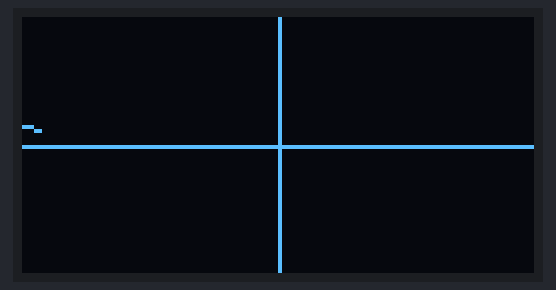
Bench run of a sketch on a simulated Arduino Uno, built with avr-gcc and run on an emulated ATmega328P. Shown: 128×64 one-colour display. The display library's start-up logo is not drawn.

Above: at 2.1 s.
At 2.5 s:
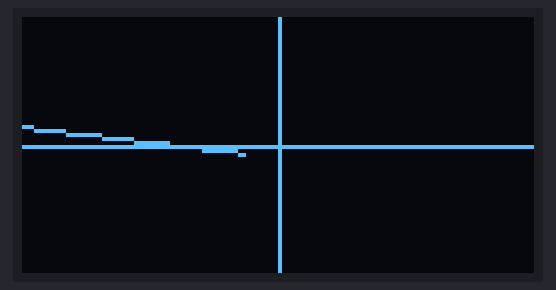
At 2.9 s:
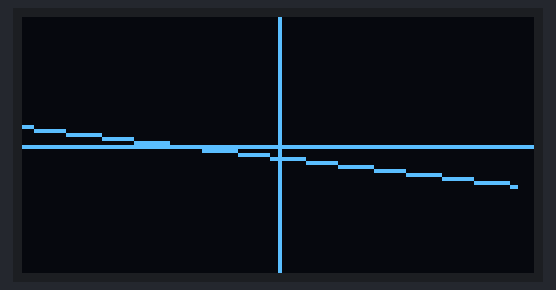

The sketch:

Functions-128x64-I2C-Arduino.ino
```cpp
#include <SPI.h>
#include <Wire.h>
#include <Adafruit_GFX.h>
#include <Adafruit_SSD1306.h>

#define SCREEN_WIDTH 128
#define SCREEN_HEIGHT 64

#define OLED_RESET  4
#define SCREEN_ADDRESS 0x3C

Adafruit_SSD1306 oled(SCREEN_WIDTH, SCREEN_HEIGHT, &Wire, OLED_RESET);

float polynomial(float x)
{
  const float a = -1;
  const float b = -4;
  const float c = 5;

  return /*a * x*x + b * x + c*/ /*a * x*x + c*/ a * x -c;
}

void plot()
{
  const float lower_bound = -15;
  const float upper_bound = +15;
  const uint8_t segments = 30;
  const float dx = (upper_bound - lower_bound) / segments;


  const float min_y = -64;
  const float max_y = 64;

  for (float x = lower_bound; x < upper_bound - dx; x += dx)
  {
    const float x1 = map(x,      lower_bound, upper_bound, 0, SCREEN_WIDTH);
    const float x2 = map(x + dx, lower_bound, upper_bound, 0, SCREEN_WIDTH);


    const float y1 = map(polynomial(x),      min_y, max_y, SCREEN_HEIGHT, 0);
    const float y2 = map(polynomial(x + dx), min_y, max_y, SCREEN_HEIGHT, 0);

    const float y_axis_position = map(0, lower_bound, upper_bound, 0, SCREEN_WIDTH);
    const float x_axis_position = map(0, min_y, max_y, SCREEN_HEIGHT, 0);


    oled.drawLine(0, x_axis_position, SCREEN_WIDTH, x_axis_position, WHITE);//x axis
    oled.drawLine(y_axis_position, 0, y_axis_position, SCREEN_HEIGHT, WHITE);//y axis

    oled.drawLine(x1, y1 , x2 , y2 , WHITE);//graph draw command

    oled.display();

  }
}

void setup()
{
  Serial.begin(9600);

  if (!oled.begin(SSD1306_SWITCHCAPVCC, SCREEN_ADDRESS)) {
    Serial.println("SSD1306 allocation failed");
    for (;;);
  }

  oled.display();
  delay(2000);

  oled.clearDisplay();
  plot();

}


void loop() {}
```
